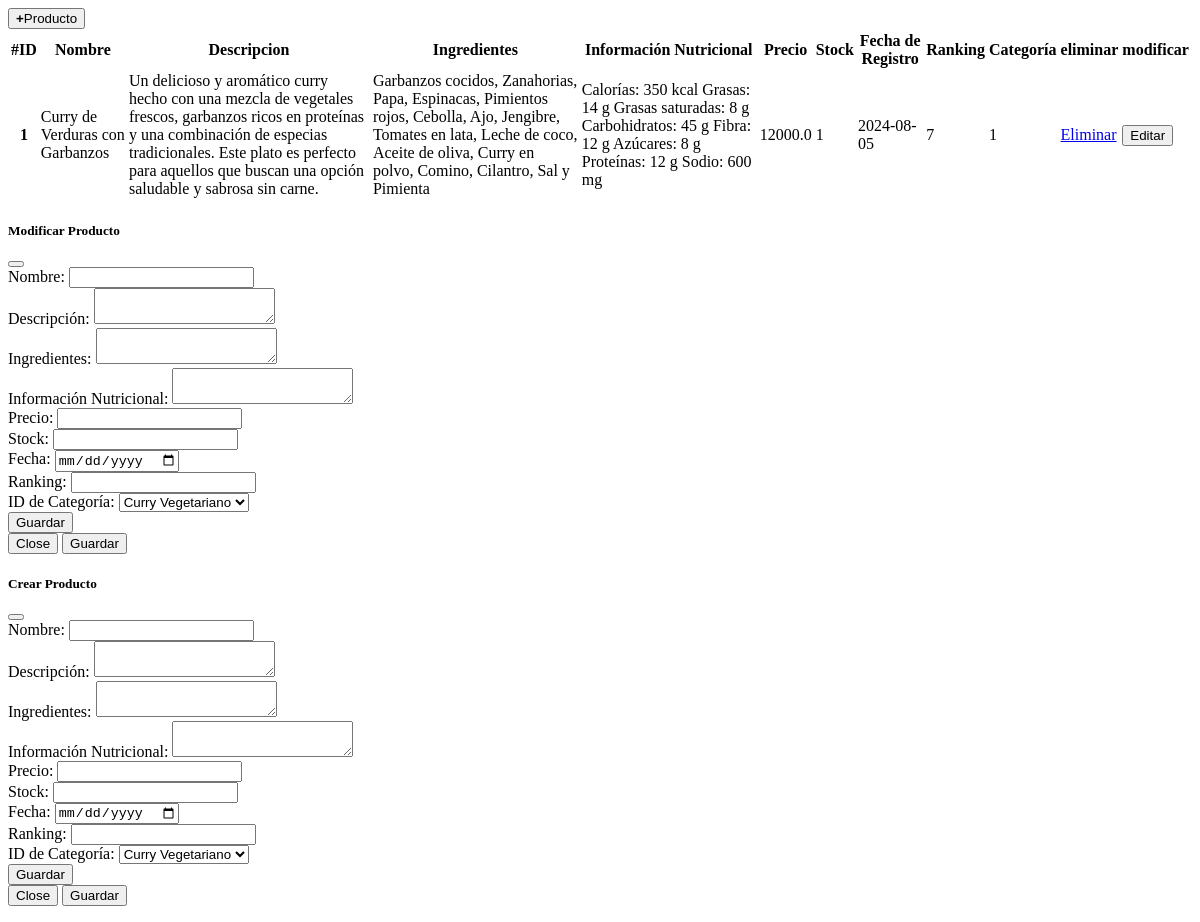
Page /abm_products on the earlier database version.
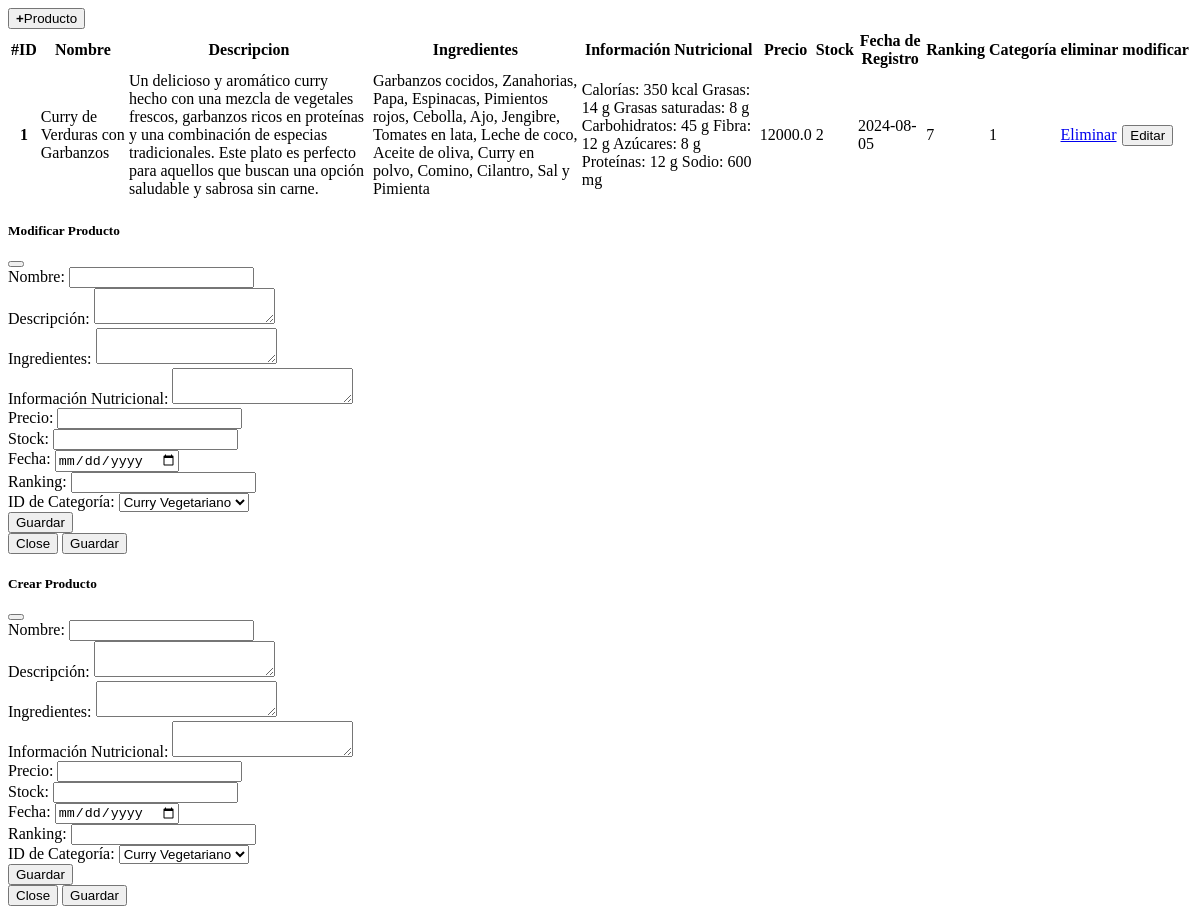
Same page on the later database version.
### tables this page shows
CREATE TABLE product (
      id_product INTEGER PRIMARY KEY AUTOINCREMENT,
      name TEXT,
      description TEXT,
      ingredients TEXT,
      inf_nutrition TEXT,
      price FLOAT,
      stock INT,
      date DATETIME,
      ranking INT,
      id_category INT,
      FOREIGN KEY (id_category) REFERENCES category(id_category)
    );

### main.py (the view)
@app.route('/abm_products')
def abm_products():
  products = cnx.product_findall()
  categorys = cnx.category_findall()
  return render_template('/admin/abm_products.html', products=products, categorys=categorys)

### Connection.py (called while the page is built)
    def fetch_data(self, query, values=None):
        if values:
            self.cursor.execute(query, values)
        else:
            self.cursor.execute(query)
        return self.cursor.fetchall()

    def product_findall(self):
        return self.fetch_data("SELECT * FROM product")

    def category_findall(self):
        return self.fetch_data("SELECT * FROM category")

### templates/admin/abm_products.html (shortened to what the changed rows need)
<div class="container mt-3">
    <table class="w3-container w3-margin-top">
        <thead>
            <tr>
                <th scope="col">#ID</th>
                <th scope="col">Nombre</th>
                <th scope="col">Descripcion</th>
                <th scope="col">Ingredientes</th>
                <th scope="col">Información Nutricional</th>
                <th scope="col">Precio</th>
                <th scope="col">Stock</th>
                <th scope="col">Fecha de Registro</th>
                <th scope="col">Ranking</th>
                <th scope="col">Categoría</th>
                <th scope="col">eliminar</th>
                <th scope="col">modificar</th>
            </tr>
        </thead>
        <tbody>
            {% for product in products %}
            <tr>
                <th cope="row">{{product[0]}}</td>
                <td>{{product[1]}}</td>
                <td>{{product[2]}}</td>
                <td>{{product[3]}}</td>
                <td>{{product[4]}}</td>
                <td>{{product[5]}}</td>
                <td>{{product[6]}}</td>
                <td>{{product[7]}}</td>
                <td>{{product[8]}}</td>
                <td>{{product[9]}}</td>
                <td> <a href="#" class="nav-link"
                        onclick="navegar('{{ url_for('delete_product', id_product = product[0]) }}', 'Eliminar')">Eliminar</a>
                </td>
                <td><button type="button" id="btmodal" class="nav-link" href="#" data-bs-toggle="modal"
                        data-bs-target="#modalModificarProduct" data-name="{{product[1]}}"
                        data-description="{{product[2]}}" data-ingredients="{{product[3]}}"
                        data-inf_nutrition="{{product[4]}}" data-price="{{product[5]}}" data-stock="{{product[6]}}"
                        data-date="{{product[7]}}" data-ranking="{{product[8]}}" data-id_category="{{product[9]}}"
                        data-idproduct="{{product[0]}}">Editar</button></td>
            </tr>
            {% endfor %}
        </tbody>
    </table>
</div>

Differences in the rows shown:
changed product "Curry de Verduras con Garbanzos": stock "1" → "2"
